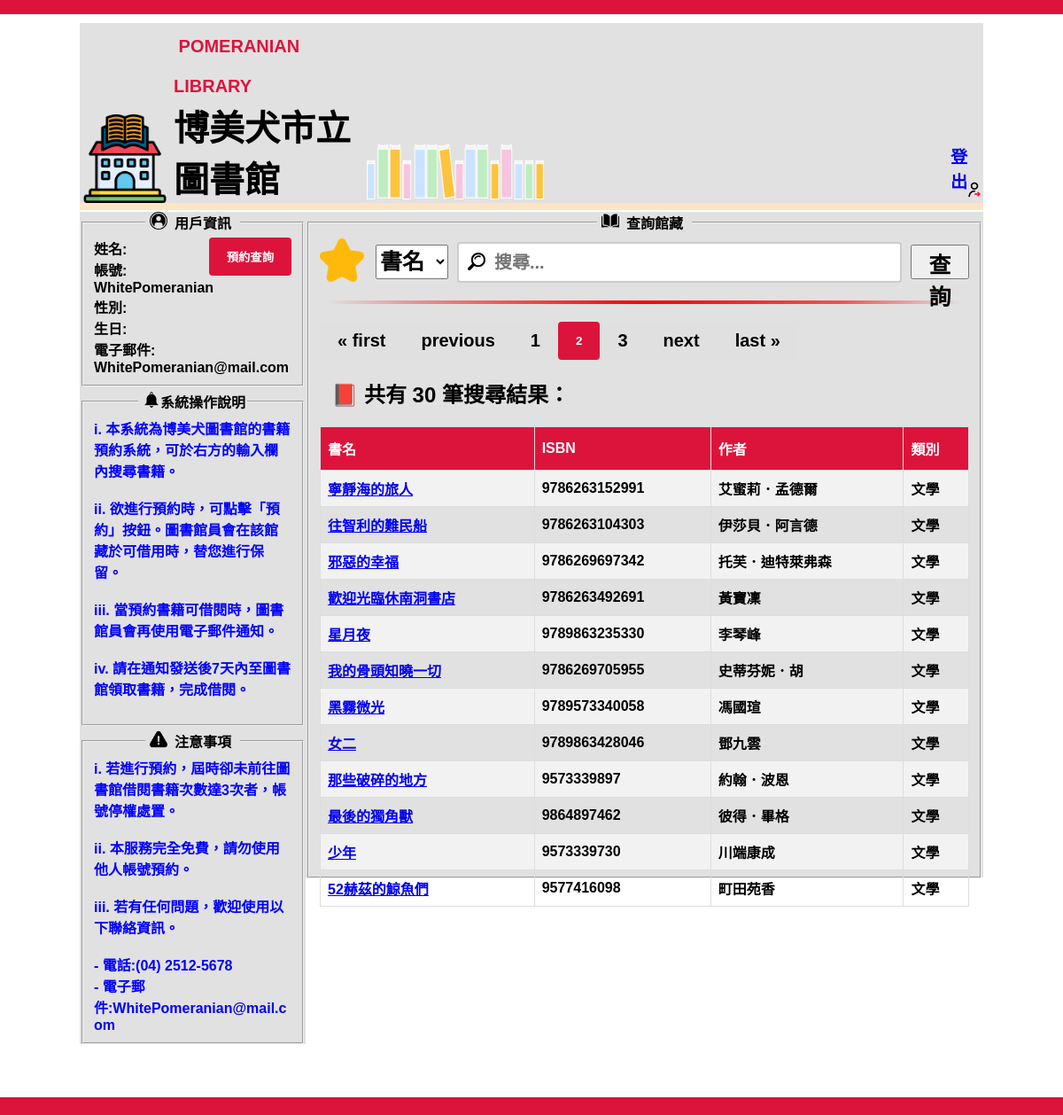
/homepage/?page=2 (signed in), run on the app's committed database.
### clients/models.py (models this page shows, shortened)
class Book(models.Model):
    STATUS_CHOICES = [
        ('available', '可預約'),
        ('unavailable', '不可預約'),
    ]
    bname = models.CharField(max_length=50, verbose_name='書名')
    ISBN = models.CharField(max_length=15, verbose_name='ISBN')
    author = models.CharField(max_length=20, verbose_name='作者')
    genre = models.CharField(max_length=10, verbose_name='類別')
    picture = models.ImageField(upload_to='books/',null=True, blank=True)
    status = models.CharField(max_length=20, choices=STATUS_CHOICES, default='available', verbose_name='狀態')

### clients/views.py (the view)
# urls.py: path('homepage/', views.homepage, name='homepage'),
def homepage(request):
    if not request.user.is_authenticated:
        return redirect('sign_in')
    search_type = request.GET.get('searchtype')
    search_query = request.GET.get('search')
    if search_type and search_query:
        if search_type.lower() == 'booktitle':
            search_results = Book.objects.filter(bname__icontains=search_query)
            cache.set('search_results', search_results, 6000)
        elif search_type.lower() == 'author':
            search_results = Book.objects.filter(author__icontains=search_query)
            cache.set('search_results', search_results, 6000)
        elif search_type == 'ISBN':
            search_results = Book.objects.filter(ISBN__icontains=search_query)
            cache.set('search_results', search_results, 6000)
        else:
            search_results = []
    else:
        search_results = cache.get('search_results')
        if search_results is None:
            search_results = Book.objects.all()
    user_profile_id = request.session.get('user_profile_id')
    try:
        user_profile = UserProfile.objects.get(id=user_profile_id)
    except UserProfile.DoesNotExist:
        user_profile = None
    search_results = search_results or []
    paginator = Paginator(search_results, 12)
    page_number = request.GET.get('page')
    page_obj = paginator.get_page(page_number)
    context = {
        'user_profile': user_profile,
        'results': page_obj,
    }
    return render(request, 'homepage.html', context)

### clients/templates/homepage.html (shortened to what this page needs)
<!DOCTYPE html>
<html lang="zh-TW">
<head>
    <link rel="stylesheet" href="/static/homepage.css">
</head>
<body>
    <div class="ceiling">
    </div>
    <div class="main">
        <div class="header">
            <a href="{% url 'homepage' %}"><img class="library" src="/static/library.png" width="100px"></a>
            <h1 class="h1"><span style="color: crimson;">&nbsp;POMERANIAN LIBRARY</span><br>博美犬市立圖書館</h1>
            <img class="bookshelf" src="/static/bookshelf.png" width="200px">
            <a class="a1" href="{% url 'sign_out' %}" role="button">登出<img class="logout" src="/static/logout.png"
                    width="20px"></a>
        </div>
        <hr class="relay">
        <div class="left_content">
            <fieldset>
                <legend><img class="login" src="/static/login.png" width="20px">&thinsp; 用戶資訊 &thinsp;</legend>
                <span>
                    <form action="{% url 'appointment' %}" method="get">
                        <button type="submit" class="appointment">預約查詢</button>
                    </form>
                    姓名: {{ user.last_name }}{{ user.first_name }} <br>
                    帳號: {{ user.username }} <br>
                    性別: {% if user_profile.gender == 'M' %}男{% elif user_profile.gender == 'F' %}女{% endif %} <br>
                    生日: {{ user_profile.birthday }} <br>
                    電子郵件: {{ user.email }}
                </span>
            </fieldset>
            <fieldset style="margin-top: 2%;">
                <legend><img class="notification" src="/static/notification.png" width="20px">系統操作說明</legend>
                <div style="color: blue; font-weight: 600;">
                    <span>
                        i. 本系統為博美犬圖書館的書籍預約系統，可於右方的輸入欄內搜尋書籍。<br><br>
                        ii. 欲進行預約時，可點擊「預約」按鈕。圖書館員會在該館藏於可借用時，替您進行保留。<br><br>
                        iii. 當預約書籍可借閱時，圖書館員會再使用電子郵件通知。<br><br>
                        iv. 請在通知發送後7天內至圖書館領取書籍，完成借閱。<br><br>
                    </span>
                </div>
            </fieldset>
            <fieldset style="margin-top: 2%;">
                <legend><img class="warning" src="/static/warning.png" width="20px">&thinsp; 注意事項 &thinsp;</legend>
                <div style="color: blue; font-weight: 600;">
                    <span>
                        i. 若進行預約，屆時卻未前往圖書館借閱書籍次數達3次者，帳號停權處置。<br><br>
                        ii. 本服務完全免費，請勿使用他人帳號預約。<br><br>
                        iii. 若有任何問題，歡迎使用以下聯絡資訊。<br><br>
                        - 電話:(04) 2512-5678<br>
                        - 電子郵件:WhitePomeranian@mail.c<br>om
                    </span>
                </div>
            </fieldset>
        </div>
        <div class="right_content">
            <fieldset class="searchtype">
                <legend><img class="open-book" src="/static/open-book.png" width="20px">&thinsp; 查詢館藏 &thinsp;</legend>
                <form action="" method="get">
                    <div class="searchtype">
                        <img class="star" src="/static/star.png" width="50px">
                        <select name="searchtype" class="searchtype">
                            <option value="booktitle" selected="selected">書名</option>
                        </select>
                        <input type="text" name="search" placeholder="搜尋..." autocomplete="off" class="searchtype">
                        <button type="submit" class="searchtype">查詢</button>
                    </div>
                </form>
                <hr class="searchtype">
                {% if results %}
                <div class="button-group">
                    {% if results.has_previous %}
                    <a href="?page=1"><button class="button">&laquo; first</button></a>
                    <a href="?page={{ results.previous_page_number }}"><button class="button">previous</button></a>
                    {% else %}
                    <a><button class="button">&laquo; first</button></a>
                    <a><button class="button">previous</button></a>
                    {% endif %}
                    {% for num in results.paginator.page_range %}
                    {% if num == results.number %}
                    <button type="button">{{ num }}</button>
                    {% else %}
                    <a href="?page={{ num }}"><button class="button">{{ num }}</button></a>
                    {% endif %}
                    {% endfor %}
                    {% if results.has_next %}
                    <a href="?page={{ results.next_page_number }}"><button class="button">next</button></a>
                    <a href="?page={{ results.paginator.num_pages }}"><button class="button">last &raquo;</button></a>
                    {% else %}
                    <a><button class="button">next</button></a>
                    <a><button class="button">last &raquo;</button></a>
                    {% endif %}
                </div>
                <h2 class="searchresult">&nbsp; &#128213; 共有 {{ results.paginator.count }} 筆搜尋結果：</h2>
                <table id="books">
                    <tr>
                        <th>書名</th>
                        <th>ISBN</th>
                        <th>作者</th>
                        <th>類別</th>
                    </tr>
                    {% for result in results.object_list %}
                    <tr>
                        <td><a href="bookdetails/{{ result.id }}">{{ result.bname }}</a></td>
                        <td>{{ result.ISBN }}</td>
                        <td>{{ result.author }}</td>
                        <td>{{ result.genre }}</td>
                    </tr>
                    {% endfor %}
                </table>
                {% else %}
                <h2 class="searchresult">&nbsp; &#128213; 0 筆搜尋結果!</h2>
                {% endif %}
            </fieldset>
        </div>
    </div>
    <div class="footer">
    </div>
</body>
</html>

### static/homepage.css (style rules this page uses)
html { background-color: rgb(255,255,255); }
body { margin: 0%; padding: 0%; font-family: Arial, Helvetica, sans-serif; display: flex; flex-direction: column; min-height: 100vh; }
div.ceiling { background-color:crimson; padding: 8px; }
div.main { margin: auto; width: 85%; flex: 1 0 auto; }
div.footer { background-color: crimson; padding: 10px; text-align: center; margin-top: 5%; }
div.header { background-color: rgb(225,225,225); margin-top: 1%; display: flex; align-items: flex-end; }
hr.relay { width: 100%; height: 8px; background-color: bisque; color: bisque; border: none; margin-top: 0%; }
div.right_content { background-color: rgb(225,225,225); width: 75%; margin-top: -0.65%; float: left; height: 751.5px; }
div.right_content fieldset { height: 732.5px; }
div.left_content { background-color: rgb(225,225,225); width: 25%; margin-top: -0.65%; float: left; }
img.library { margin-left: 0.5%; float: left; }
img.bookshelf { margin-left: 1.5%; margin-top: 1.15%; float: left; }
img.login { float: left; margin-left: 3px; }
img.logout { float: right; margin-top: -38%; margin-left: 1%; }
img.open-book { float: left; margin-left: 3px; }
img.notification { float: left; margin-left: 3px; }
img.warning { float: left; margin-left: 3px; }
h1.h1 { color: black; font-weight: bolder; font-size: 40px; margin-top: -3px; margin-left: 6px; float: left; margin-bottom: 0%; }
h1.h1 span { font-size: 20px; }
fieldset span { font-weight: 600; max-width: 10px; overflow-wrap: break-word; }
legend { font-weight: 600; text-align: center; }
a.a1 { font-size: larger; font-weight: 600; margin-left: 45%; margin-bottom: 5px; text-decoration: none; }
div.searchtype { margin-top: 5px; display: flex; justify-content: center; }
img.star { display: block; float: left; margin-right: 13px; margin-top: -5px; }
select.searchtype { display: block; float: left; height: 39px; font-weight: 600; font-size: 25px; margin-top: 2.5px; }
input.searchtype { display: block; float: left; margin-left: 10px; height: 18px; width: 60%; font-weight: 600; font-size: 20px; background-image: url('../static/magnifier.png'); background-size: 20px; background-position: 10px 10px; background-repeat: no-repeat; padding: 12px 20px 12px 40px; border: 2px solid #ccc; border-radius: 4px; }
button.searchtype { display: block; float: left; margin-left: 10px; height: 39px; font-weight: 600; font-size: 25px; margin-top: 2.5px; }
hr.searchtype { height: 4px; background: linear-gradient(to right, transparent 1%, #ed05055c 15%, #fe0000a5 30%, #f60202 50%, #fe0000a5 80%, transparent 99%); border: none; margin: 20px 0; }
#books { font-family: Arial, Helvetica, sans-serif; border-collapse: collapse; width: 100%; border-radius: 2px; }
#books td, #books th { border: 1px solid #ddd; padding: 8px; font-weight: 600; }
#books tr:nth-child(even) { background-color: #f2f2f2; }
#books th { padding-top: 12px; padding-bottom: 12px; text-align: left; background-color: crimson; color: white; }
button[type=button] { background-color: crimson; color: white; padding: 12px 20px; border: none; border-radius: 4px; cursor: pointer; font-weight: 600; }
.button-group { display: flex; }
.button { padding: 10px 20px; background-color: #e0e0e0; border: none; color: #000; cursor: pointer; font-weight: 600; font-size: 20px; }

### clients/templates/homepage.html (style rules this page uses)
button.appointment { background-color: crimson; color: white; padding: 12px 20px; border: none; border-radius: 4px; cursor: pointer; font-weight: 600; float: right; }

### data on the page
Book: bname "寧靜海的旅人", ISBN "9786263152991", author "艾蜜莉．孟德爾", genre "文學"
Book: bname "往智利的難民船", ISBN "9786263104303", author "伊莎貝．阿言德", genre "文學"
Book: bname "邪惡的幸福", ISBN "9786269697342", author "托芙．迪特萊弗森", genre "文學"
Book: bname "歡迎光臨休南洞書店", ISBN "9786263492691", author "黃寶凜", genre "文學"
Book: bname "星月夜", ISBN "9789863235330", author "李琴峰", genre "文學"
Book: bname "我的骨頭知曉一切", ISBN "9786269705955", author "史蒂芬妮．胡", genre "文學"
Book: bname "黑霧微光", ISBN "9789573340058", author "馮國瑄", genre "文學"
Book: bname "女二", ISBN "9789863428046", author "鄧九雲", genre "文學"
Book: bname "那些破碎的地方", ISBN "9573339897", author "約翰．波恩", genre "文學"
Book: bname "最後的獨角獸", ISBN "9864897462", author "彼得．畢格", genre "文學"
Book: bname "少年", ISBN "9573339730", author "川端康成", genre "文學"
Book: bname "52赫茲的鯨魚們", ISBN "9577416098", author "町田苑香", genre "文學"

### other printed values
{{ user.username }} "WhitePomeranian"
{{ user.email }} "WhitePomeranian@mail.com"
{{ num }} "1" "3"
{{ num }} "2"
{{ results.paginator.count }} "30"
